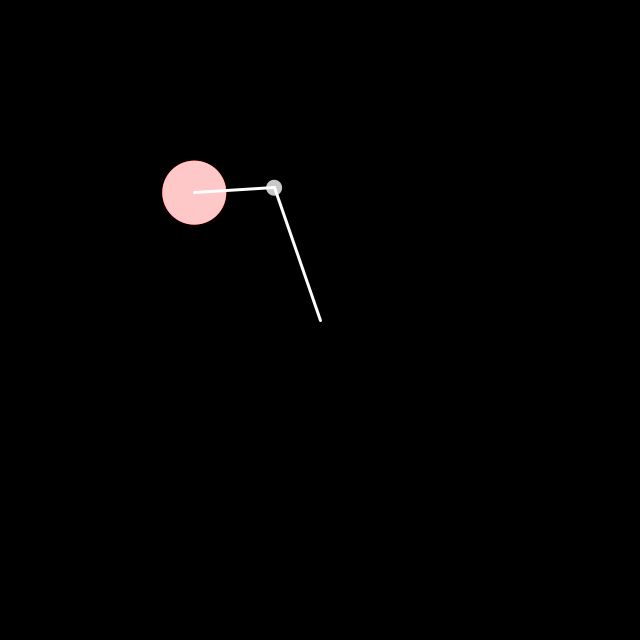
Frame 1 (no input)
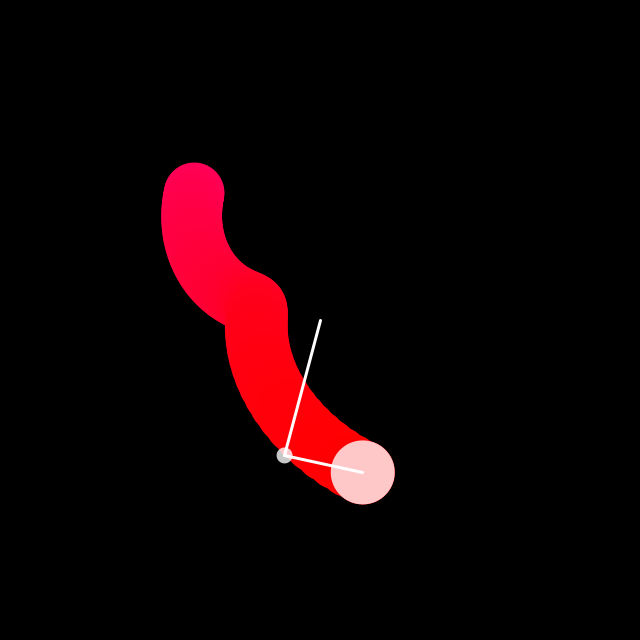
Frame 60 (the mouse pressed at the canvas centre just before this capture)
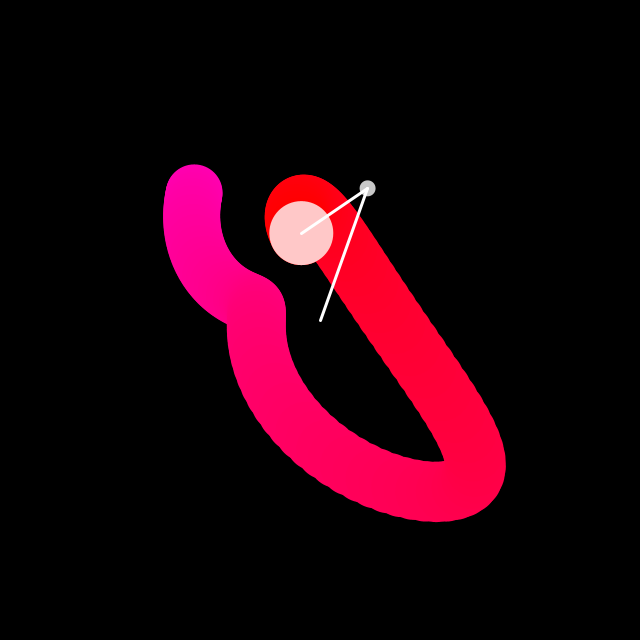
Frame 120 (the mouse held since frame 60 and released just before this capture)

The Processing sketch that drew these frames (run headless with seeded random() and noise(); from frame 60 on, the mouse is pressed at the canvas centre):

// Processing sketch: double_pendulum
// ── double_pendulum.pde
/* 
 * double pendulum model
 * use RK4 for numerical differentiation
 * 
 */

// global variables

//phyical variables
// position, angle, and angular velocity
float x1, y1, x2, y2, theta1, theta2, aVel1, aVel2;
float temp1, temp2;

// length, mass, and gravity
float len1, len2, m1, m2, g;

// timestep
float h;

// Runge Kutta variables
float k11, k12, k13, k14;
float k21, k22, k23, k24;

// array to store the trajectory of the 2nd pendulum
float[][] path;
// how many points to store in the array
int pathLength;
// variable to make the path prettier
float scale;


void setup() {
  size(640, 640);
  background(0);
  colorMode(HSB);
  
  // initialize physics variables
  x1 = 0;
  y1 = 0;
  x2 = 0;
  y2 = 0;
  len1 = 140;
  len2 = 80;
  m1 = 8;
  m2 = 32;
  
  // initialize test variables
  theta1 = random(0.7,1)*PI;
  theta2 = random(0.3,1)*PI;
  aVel1 = 0;
  aVel2 = 0;
  
  // initalize time step
  h = 0.06;
  
  // initialize gravity
  g = 6;
  
  // initialize path array
  pathLength = 1024;
  path = new float[pathLength][2];
}

void draw() {
  // refresh the screen and set origin to center of screen
  background(0);
  translate(width/2, height/2);
  rotate(HALF_PI);
  
  float hOver2 = (h/2);
  // implement RK4
  // RK equations for the first DE
  k11 = f1(theta1);
  k12 = f1(theta1 + (hOver2 * k11));
  k13 = f1(theta1 + (hOver2 * k12));
  k14 = f1(theta1 + (h * k13));
  
  // RK equations for the second DE
  k21 = f2(theta2);
  k22 = f2(theta2 + (hOver2 * k21));
  k23 = f2(theta2 + (hOver2 * k22));
  k24 = f2(theta2 + (h * k23));
  
  // update angular velocity
  aVel1 += k14 * h;
  aVel2 += k24 * h;
  
  // update angles
  theta1 += aVel1;
  theta2 += aVel2;
  
  // update position 
  x1 = len1*cos(theta1);
  y1 = len1*sin(theta1);
  x2 = x1 + len2*cos(theta2);
  y2 = y1 + len2*sin(theta2);
 
 
  // update path array
  path[0][0] = x2;
  path[0][1] = y2;
  for (int i = pathLength - 1; i > 0; i--) {
    path[i][0] = path[i-1][0];
    path[i][1] = path[i-1][1];
  }
  
  // draw the path of the second mass
  for (int i = pathLength - 1; i >= 0; i--) {
    if (path[i][0] != 0 && path[i][1] != 0) {
      scale = (pathLength - (float) i) / pathLength;
      noStroke();
      int rainbowColors = color(scale*255,255,255);
      fill(rainbowColors);
      ellipse(path[i][0], path[i][1], 2*m2*scale, 2*m2*scale);
    }
  }
  
  //display the pendulums
  strokeWeight(3);
  stroke(255);
  line(0, 0, x1, y1);
  line(x1, y1, x2, y2);
  fill(255, 200);
  noStroke();
  ellipse(x1, y1, 2*m1, 2*m1);
  ellipse(x2, y2, 2*m2, 2*m2);
  
  
}

// method to compute first DE
float f1(float theta) {
  return (m2*len2*temp2*cos(theta1 - theta2) 
        -m2*aVel2*aVel2*sin(theta1 - theta2)
        -(m1 + m2)*g*sin(theta1)) 
        / (len1*(m1 + m2));
}

// method to compute second DE
float f2(float theta) {
  return (-m2*len1*temp1*cos(theta1 - theta2)
          +m2*len1*aVel1*aVel1*sin(theta1 - theta2)
          -m2*g*sin(theta2))
          / (m2*len2);
          
}
